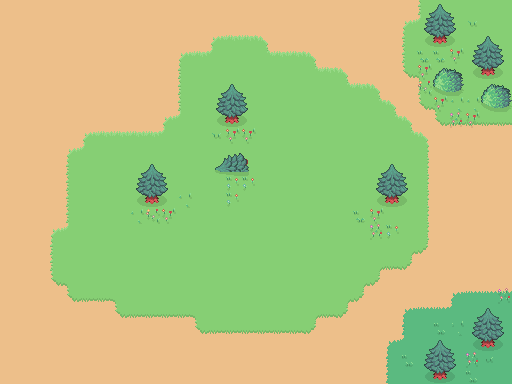

This game map was drawn from its Tiled (.tmx) file and the tilesets committed beside it. A one-line description and the full map source follow:
An orthogonal 32x24 tile map with 16x16 px tiles, 3 tile layers (Base, Grass, Props), 2 tilesets and 1 object.

<map version="1.8" tiledversion="1.8.5" orientation="orthogonal" renderorder="right-down" width="32" height="24" tilewidth="16" tileheight="16" infinite="0" nextlayerid="5" nextobjectid="2">
 <editorsettings>
  <export target="level1.json" format="json" />
 </editorsettings>
 <tileset firstgid="1" name="Tileset-3" tilewidth="16" tileheight="16" tilecount="140" columns="10">
  <image source="Tileset-3.png" width="160" height="224" />
 </tileset>
 <tileset firstgid="141" name="Tileset-2" tilewidth="16" tileheight="16" tilecount="96" columns="8">
  <image source="Tileset-2.png" width="128" height="192" />
 </tileset>
 <layer id="1" name="Base" width="32" height="24">
  <data encoding="csv">
17,17,17,17,17,17,17,17,17,17,17,17,17,17,17,17,17,17,17,17,17,17,17,17,17,17,17,17,17,17,17,17,
17,17,17,17,17,17,17,17,17,17,17,17,17,17,17,17,17,17,17,17,17,17,17,17,17,17,17,17,17,17,17,17,
17,17,17,17,17,17,17,17,17,17,17,17,17,17,17,17,17,17,17,17,17,17,17,17,17,17,17,17,17,17,17,17,
17,17,17,17,17,17,17,17,17,17,17,17,17,17,17,17,17,17,17,17,17,17,17,17,17,17,17,17,17,17,17,17,
17,17,17,17,17,17,17,17,17,17,17,17,17,17,17,17,17,17,17,17,17,17,17,17,17,17,17,17,17,17,17,17,
17,17,17,17,17,17,17,17,17,17,17,17,17,17,17,17,17,17,17,17,17,17,17,17,17,17,17,17,17,17,17,17,
17,17,17,17,17,17,17,17,17,17,17,17,17,17,17,17,17,17,17,17,17,17,17,17,17,17,17,17,17,17,17,17,
17,17,17,17,17,17,17,17,17,17,17,17,17,17,17,17,17,17,17,17,17,17,17,17,17,17,17,17,17,17,17,17,
17,17,17,17,17,17,17,17,17,17,17,17,17,17,17,17,17,17,17,17,17,17,17,17,17,17,17,17,17,17,17,17,
17,17,17,17,17,17,17,17,17,17,17,17,17,17,17,17,17,17,17,17,17,17,17,17,17,17,17,17,17,17,17,17,
17,17,17,17,17,17,17,17,17,17,17,17,17,17,17,17,17,17,17,17,17,17,17,17,17,17,17,17,17,17,17,17,
17,17,17,17,17,17,17,17,17,17,17,17,17,17,17,17,17,17,17,17,17,17,17,17,17,17,17,17,17,17,17,17,
17,17,17,17,17,17,17,17,17,17,17,17,17,17,17,17,17,17,17,17,17,17,17,17,17,17,17,17,17,17,17,17,
17,17,17,17,17,17,17,17,17,17,17,17,17,17,17,17,17,17,17,17,17,17,17,17,17,17,17,17,17,17,17,17,
17,17,17,17,17,17,17,17,17,17,17,17,17,17,17,17,17,17,17,17,17,17,17,17,17,17,17,17,17,17,17,17,
17,17,17,17,17,17,17,17,17,17,17,17,17,17,17,17,17,17,17,17,17,17,17,17,17,17,17,17,17,17,17,17,
17,17,17,17,17,17,17,17,17,17,17,17,17,17,17,17,17,17,17,17,17,17,17,17,17,17,17,17,17,17,17,17,
17,17,17,17,17,17,17,17,17,17,17,17,17,17,17,17,17,17,17,17,17,17,17,17,17,17,17,17,17,17,17,17,
17,17,17,17,17,17,17,17,17,17,17,17,17,17,17,17,17,17,17,17,17,17,17,17,17,17,17,17,17,17,17,17,
17,17,17,17,17,17,17,17,17,17,17,17,17,17,17,17,17,17,17,17,17,17,17,17,17,17,17,17,17,17,17,17,
17,17,17,17,17,17,17,17,17,17,17,17,17,17,17,17,17,17,17,17,17,17,17,17,17,17,17,17,17,17,17,17,
17,17,17,17,17,17,17,17,17,17,17,17,17,17,17,17,17,17,17,17,17,17,17,17,17,17,17,17,17,17,17,17,
17,17,17,17,17,17,17,17,17,17,17,17,17,17,17,17,17,17,17,17,17,17,17,17,17,17,17,17,17,17,17,17,
17,17,17,17,17,17,17,17,17,17,17,17,17,17,17,17,17,17,17,17,17,17,17,17,17,17,17,17,17,17,17,17
</data>
 </layer>
 <layer id="2" name="Grass" width="32" height="24">
  <data encoding="csv">
0,0,0,0,0,0,0,0,0,0,0,0,0,0,0,0,0,0,0,0,0,0,0,0,0,0,11,12,12,12,12,12,
0,0,0,0,0,0,0,0,0,0,0,0,0,0,0,0,0,0,0,0,0,0,0,0,0,1,15,12,12,12,12,12,
0,0,0,0,0,0,0,0,0,0,0,0,0,1,2,2,3,0,0,0,0,0,0,0,0,11,12,12,12,12,12,12,
0,0,0,0,0,0,0,0,0,0,0,1,2,15,12,12,14,2,2,3,0,0,0,0,0,11,12,12,12,12,12,12,
0,0,0,0,0,0,0,0,0,0,0,11,12,12,12,12,12,12,12,14,2,3,0,0,0,21,5,12,12,12,12,12,
0,0,0,0,0,0,0,0,0,0,0,11,12,12,12,12,12,12,12,12,12,14,2,3,0,0,11,12,12,12,12,12,
0,0,0,0,0,0,0,0,0,0,0,11,12,12,12,12,12,12,12,12,12,12,12,14,3,0,21,5,12,12,12,12,
0,0,0,0,0,0,0,0,0,0,1,15,12,12,12,12,12,12,12,12,12,12,12,12,14,3,0,21,22,22,22,22,
0,0,0,0,0,1,2,2,2,2,15,12,12,12,12,12,12,12,12,12,12,12,12,12,12,14,3,0,0,0,0,0,
0,0,0,0,1,15,12,12,12,12,12,12,12,12,12,12,12,12,12,12,12,12,12,12,12,12,13,0,0,0,0,0,
0,0,0,0,11,12,12,12,12,12,12,12,12,12,12,12,12,12,12,12,12,12,12,12,12,12,13,0,0,0,0,0,
0,0,0,0,11,12,12,12,12,12,12,12,12,12,12,12,12,12,12,12,12,12,12,12,12,12,13,0,0,0,0,0,
0,0,0,0,11,12,12,12,12,12,12,12,12,12,12,12,12,12,12,12,12,12,12,12,12,12,13,0,0,0,0,0,
0,0,0,0,11,12,12,12,12,12,12,12,12,12,12,12,12,12,12,12,12,12,12,12,12,12,13,0,0,0,0,0,
0,0,0,1,15,12,12,12,12,12,12,12,12,12,12,12,12,12,12,12,12,12,12,12,12,12,13,0,0,0,0,0,
0,0,0,11,12,12,12,12,12,12,12,12,12,12,12,12,12,12,12,12,12,12,12,12,12,4,23,0,0,0,0,0,
0,0,0,11,12,12,12,12,12,12,12,12,12,12,12,12,12,12,12,12,12,12,12,4,22,23,0,0,0,0,0,0,
0,0,0,21,5,12,12,12,12,12,12,12,12,12,12,12,12,12,12,12,12,12,4,23,0,0,0,0,0,0,0,0,
0,0,0,0,21,22,22,5,12,12,12,12,12,12,12,12,12,12,12,12,12,4,23,0,0,0,0,0,31,32,32,32,
0,0,0,0,0,0,0,21,22,22,22,22,5,12,12,12,12,12,12,4,22,23,0,0,0,31,32,32,45,42,42,42,
0,0,0,0,0,0,0,0,0,0,0,0,21,22,22,22,22,22,22,23,0,0,0,0,0,41,42,42,42,42,42,42,
0,0,0,0,0,0,0,0,0,0,0,0,0,0,0,0,0,0,0,0,0,0,0,0,31,45,42,42,42,42,42,42,
0,0,0,0,0,0,0,0,0,0,0,0,0,0,0,0,0,0,0,0,0,0,0,0,41,42,42,42,42,42,42,42,
0,0,0,0,0,0,0,0,0,0,0,0,0,0,0,0,0,0,0,0,0,0,0,0,41,42,42,42,42,42,42,42
</data>
 </layer>
 <layer id="3" name="Props" width="32" height="24">
  <data encoding="csv">
0,0,0,0,0,0,0,0,0,0,0,0,0,0,0,0,0,0,0,0,0,0,0,0,0,0,144,145,146,0,0,0,
0,0,0,0,0,0,0,0,0,0,0,0,0,0,0,0,0,0,0,0,0,0,0,0,0,0,152,153,154,123,0,0,
0,0,0,0,0,0,0,0,0,0,0,0,0,0,0,0,0,0,0,0,0,0,0,0,0,0,160,161,162,144,145,146,
0,0,0,0,0,0,0,0,0,0,0,0,0,0,0,0,0,0,0,0,0,0,0,0,0,0,121,121,131,152,153,154,
0,0,0,0,0,0,0,0,0,0,0,0,0,0,0,0,0,0,0,0,0,0,0,0,0,0,131,203,204,160,161,162,
0,0,0,0,0,0,0,0,0,0,0,0,0,144,145,146,0,0,0,0,0,0,0,0,0,0,133,211,212,0,203,204,
0,0,0,0,0,0,0,0,0,0,0,0,0,152,153,154,0,0,0,0,0,0,0,0,0,0,0,131,122,122,211,212,
0,0,0,0,0,0,0,0,0,0,0,0,0,160,161,162,0,0,0,0,0,0,0,0,0,0,0,0,132,131,0,0,
0,0,0,0,0,0,0,0,0,0,0,0,0,123,131,131,0,0,0,0,0,0,0,0,0,0,0,0,0,0,0,0,
0,0,0,0,0,0,0,0,0,0,0,0,0,216,217,218,0,0,0,0,0,0,0,0,0,0,0,0,0,0,0,0,
0,0,0,0,0,0,0,0,144,145,146,0,0,224,225,226,0,0,0,0,0,0,0,144,145,146,0,0,0,0,0,0,
0,0,0,0,0,0,0,0,152,153,154,0,0,0,134,134,0,0,0,0,0,0,0,152,153,154,0,0,0,0,0,0,
0,0,0,0,0,0,0,0,160,161,162,122,0,0,134,0,0,0,0,0,0,0,0,160,161,162,0,0,0,0,0,0,
0,0,0,0,0,0,0,0,122,133,131,0,0,0,0,0,0,0,0,0,0,0,121,131,0,0,0,0,0,0,0,0,
0,0,0,0,0,0,0,0,0,0,0,0,0,0,0,0,0,0,0,0,0,0,0,132,134,0,0,0,0,0,0,0,
0,0,0,0,0,0,0,0,0,0,0,0,0,0,0,0,0,0,0,0,0,0,0,0,0,0,0,0,0,0,0,0,
0,0,0,0,0,0,0,0,0,0,0,0,0,0,0,0,0,0,0,0,0,0,0,0,0,0,0,0,0,0,0,0,
0,0,0,0,0,0,0,0,0,0,0,0,0,0,0,0,0,0,0,0,0,0,0,0,0,0,0,0,0,0,0,0,
0,0,0,0,0,0,0,0,0,0,0,0,0,0,0,0,0,0,0,0,0,0,0,0,0,0,0,0,0,0,0,132,
0,0,0,0,0,0,0,0,0,0,0,0,0,0,0,0,0,0,0,0,0,0,0,0,0,0,0,0,0,144,145,146,
0,0,0,0,0,0,0,0,0,0,0,0,0,0,0,0,0,0,0,0,0,0,0,0,0,0,0,121,122,152,153,154,
0,0,0,0,0,0,0,0,0,0,0,0,0,0,0,0,0,0,0,0,0,0,0,0,0,0,144,145,146,160,161,162,
0,0,0,0,0,0,0,0,0,0,0,0,0,0,0,0,0,0,0,0,0,0,0,0,0,121,152,153,154,132,123,0,
0,0,0,0,0,0,0,0,0,0,0,0,0,0,0,0,0,0,0,0,0,0,0,0,0,0,160,161,162,121,0,0
</data>
 </layer>
 <objectgroup id="4" name="Player">
  <object id="1" x="232.5" y="235.5" width="16" height="20">
   <properties>
    <property name="script" value="Games/BobTheSkull/bob.lua" />
   </properties>
  </object>
 </objectgroup>
</map>
